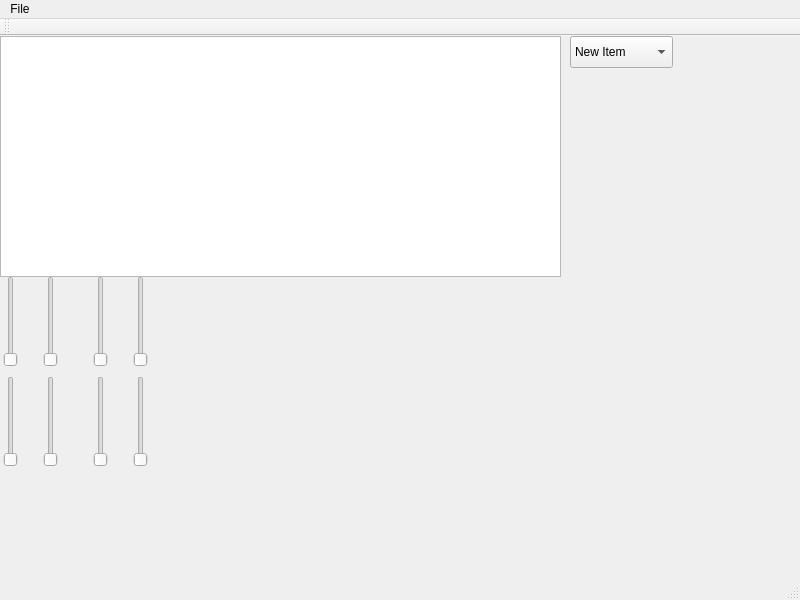
<?xml version="1.0" encoding="UTF-8"?>
<ui version="4.0">
 <class>MainWindow</class>
 <widget class="QMainWindow" name="MainWindow">
  <property name="geometry">
   <rect>
    <x>0</x>
    <y>0</y>
    <width>800</width>
    <height>600</height>
   </rect>
  </property>
  <property name="windowTitle">
   <string>MainWindow</string>
  </property>
  <widget class="QWidget" name="centralwidget">
   <widget class="QWidget" name="verticalLayoutWidget">
    <property name="geometry">
     <rect>
      <x>0</x>
      <y>0</y>
      <width>561</width>
      <height>241</height>
     </rect>
    </property>
    <layout class="QVBoxLayout" name="verticalLayout">
     <item>
      <widget class="QTableWidget" name="tableWidget"/>
     </item>
    </layout>
   </widget>
   <widget class="QSlider" name="verticalSlider">
    <property name="geometry">
     <rect>
      <x>0</x>
      <y>240</y>
      <width>22</width>
      <height>91</height>
     </rect>
    </property>
    <property name="orientation">
     <enum>Qt::Vertical</enum>
    </property>
   </widget>
   <widget class="QSlider" name="verticalSlider_2">
    <property name="geometry">
     <rect>
      <x>40</x>
      <y>240</y>
      <width>22</width>
      <height>91</height>
     </rect>
    </property>
    <property name="orientation">
     <enum>Qt::Vertical</enum>
    </property>
   </widget>
   <widget class="QSlider" name="verticalSlider_3">
    <property name="geometry">
     <rect>
      <x>90</x>
      <y>240</y>
      <width>22</width>
      <height>91</height>
     </rect>
    </property>
    <property name="orientation">
     <enum>Qt::Vertical</enum>
    </property>
   </widget>
   <widget class="QSlider" name="verticalSlider_4">
    <property name="geometry">
     <rect>
      <x>130</x>
      <y>240</y>
      <width>22</width>
      <height>91</height>
     </rect>
    </property>
    <property name="orientation">
     <enum>Qt::Vertical</enum>
    </property>
   </widget>
   <widget class="QSlider" name="verticalSlider_5">
    <property name="geometry">
     <rect>
      <x>0</x>
      <y>340</y>
      <width>22</width>
      <height>91</height>
     </rect>
    </property>
    <property name="orientation">
     <enum>Qt::Vertical</enum>
    </property>
   </widget>
   <widget class="QSlider" name="verticalSlider_6">
    <property name="geometry">
     <rect>
      <x>40</x>
      <y>340</y>
      <width>22</width>
      <height>91</height>
     </rect>
    </property>
    <property name="orientation">
     <enum>Qt::Vertical</enum>
    </property>
   </widget>
   <widget class="QSlider" name="verticalSlider_7">
    <property name="geometry">
     <rect>
      <x>90</x>
      <y>340</y>
      <width>22</width>
      <height>91</height>
     </rect>
    </property>
    <property name="orientation">
     <enum>Qt::Vertical</enum>
    </property>
   </widget>
   <widget class="QSlider" name="verticalSlider_8">
    <property name="geometry">
     <rect>
      <x>130</x>
      <y>340</y>
      <width>22</width>
      <height>91</height>
     </rect>
    </property>
    <property name="orientation">
     <enum>Qt::Vertical</enum>
    </property>
   </widget>
   <widget class="QComboBox" name="comboBox">
    <property name="geometry">
     <rect>
      <x>570</x>
      <y>0</y>
      <width>103</width>
      <height>32</height>
     </rect>
    </property>
    <item>
     <property name="text">
      <string>New Item</string>
     </property>
    </item>
    <item>
     <property name="text">
      <string>New Item2</string>
     </property>
    </item>
    <item>
     <property name="text">
      <string>New Item3</string>
     </property>
    </item>
   </widget>
  </widget>
  <widget class="QMenuBar" name="menubar">
   <property name="geometry">
    <rect>
     <x>0</x>
     <y>0</y>
     <width>800</width>
     <height>24</height>
    </rect>
   </property>
   <widget class="QMenu" name="menuFile">
    <property name="title">
     <string>File</string>
    </property>
    <addaction name="actionSave"/>
   </widget>
   <addaction name="menuFile"/>
  </widget>
  <widget class="QStatusBar" name="statusbar"/>
  <widget class="QToolBar" name="toolBar">
   <property name="windowTitle">
    <string>toolBar</string>
   </property>
   <attribute name="toolBarArea">
    <enum>TopToolBarArea</enum>
   </attribute>
   <attribute name="toolBarBreak">
    <bool>false</bool>
   </attribute>
  </widget>
  <action name="actionSave">
   <property name="text">
    <string>Save</string>
   </property>
  </action>
 </widget>
 <resources/>
 <connections/>
</ui>
